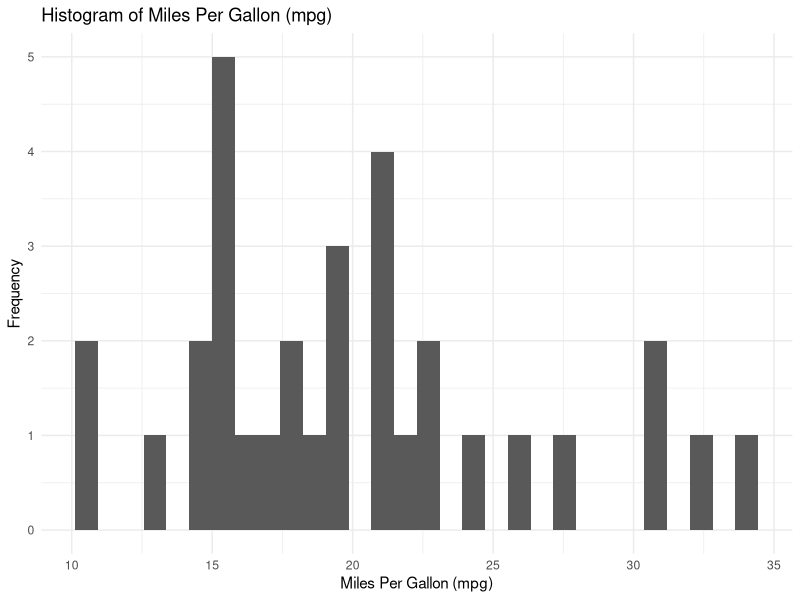
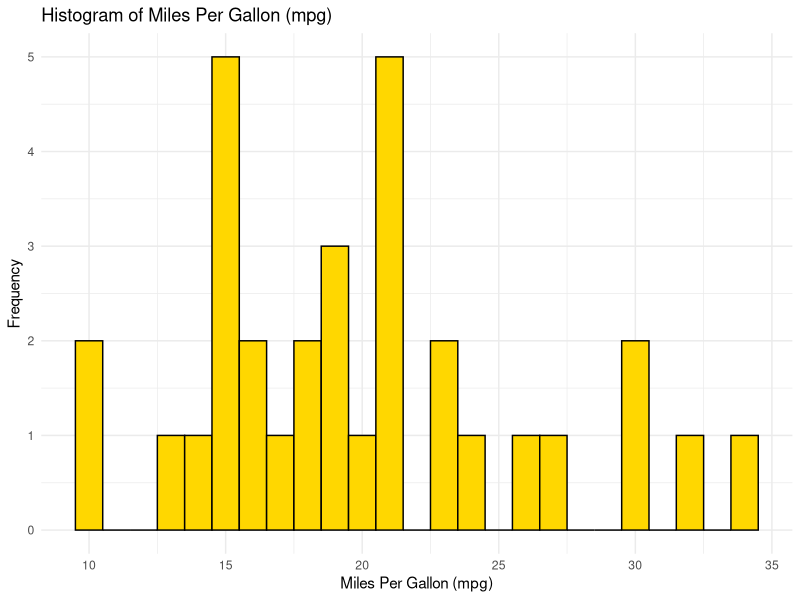
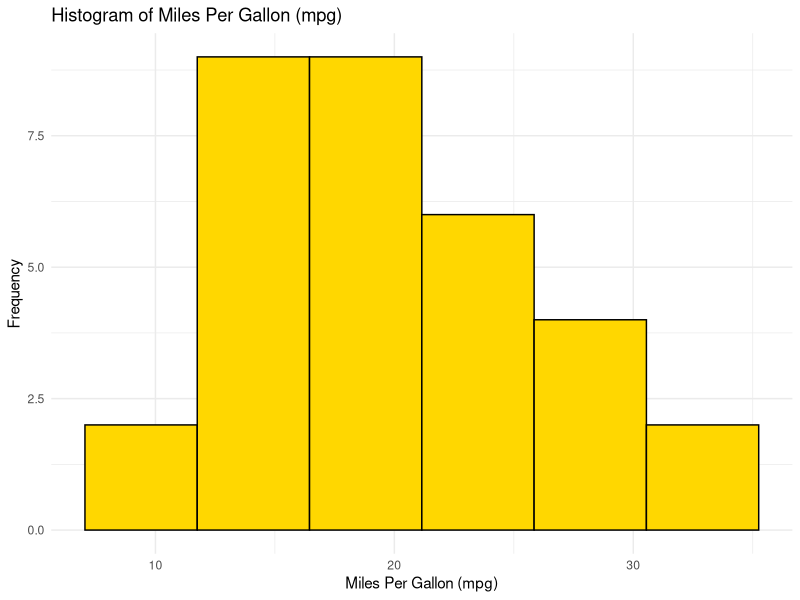
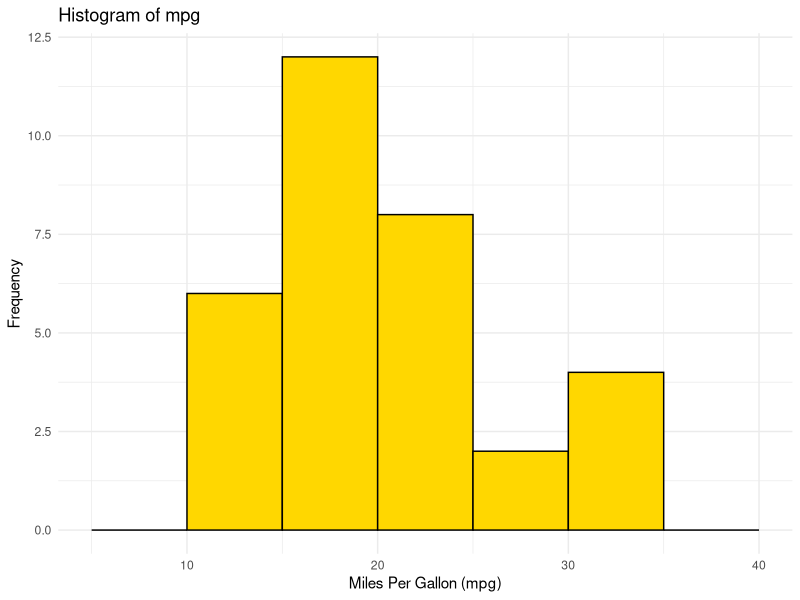
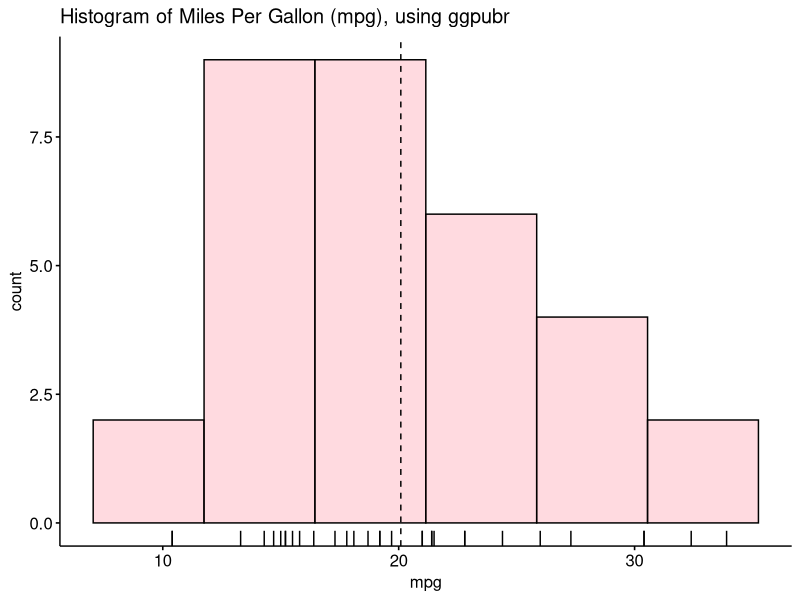
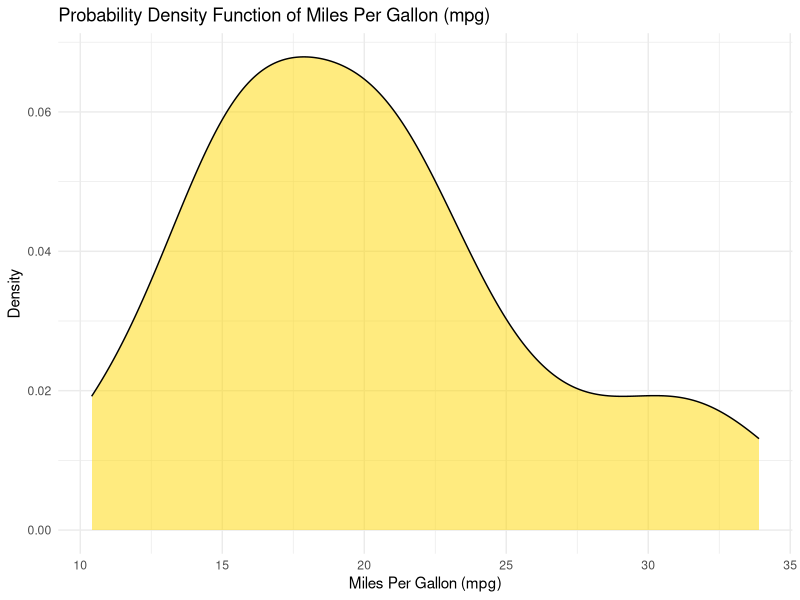
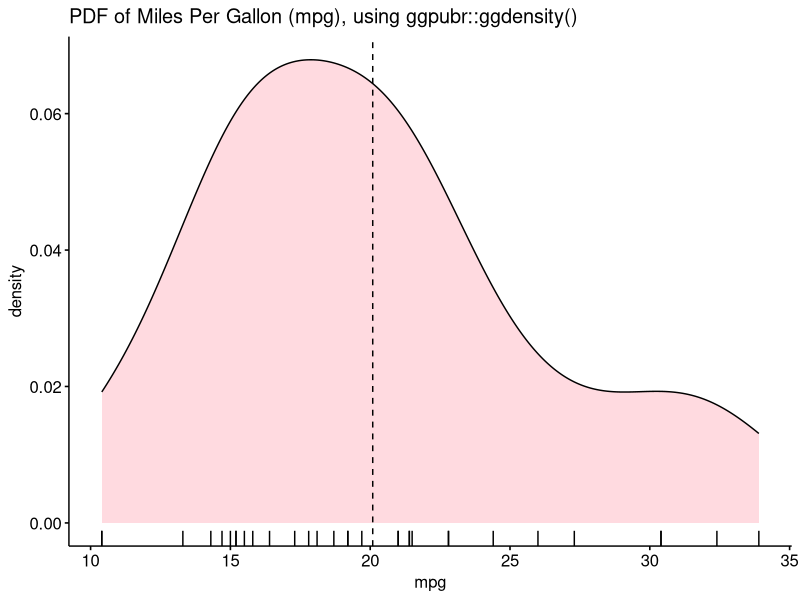
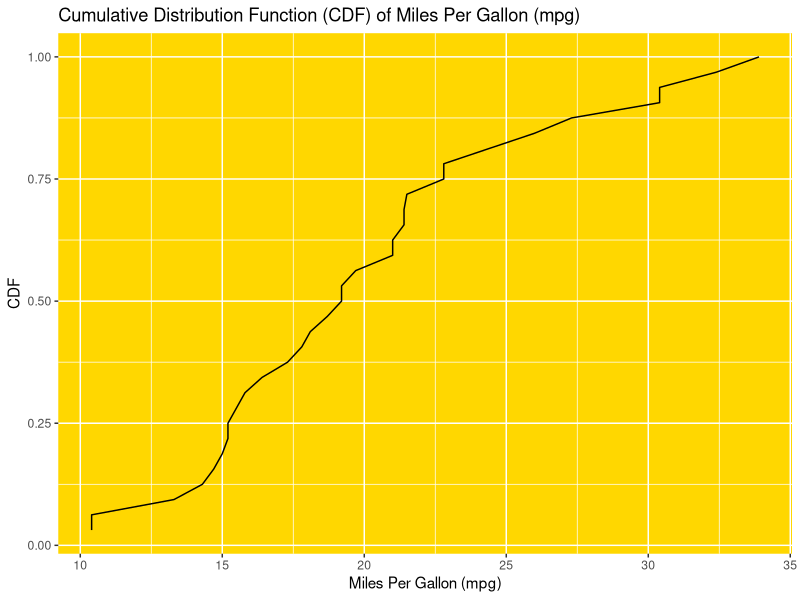

The R source for these figures, in order:
## ---- chunk 1
# Load the required libraries, suppressing annoying startup messages
library(tibble) 
suppressPackageStartupMessages(library(dplyr))
# Read the mtcars dataset into a tibble called tb
data(mtcars)
tb <- as_tibble(mtcars)
attach(tb)
# Convert several numeric columns into factor variables
tb$cyl <- as.factor(tb$cyl)
tb$vs <- as.factor(tb$vs)
tb$am <- as.factor(tb$am)
tb$gear <- as.factor(tb$gear)
## ---- chunk 2
library(dplyr)
library(ggthemes)
library(ggplot2)
## ---- chunk 3
ggplot(tb, 
       aes(x = mpg)) +
  geom_histogram() +
  theme_minimal() +
  labs(title = "Histogram of Miles Per Gallon (mpg)", x = "Miles Per Gallon (mpg)", y = "Frequency")

## ---- chunk 4
ggplot(tb, 
       aes(x = mpg)) +
  geom_histogram(binwidth = 1, 
                 fill = "gold", 
                 color = "black") +
  theme_minimal() +
  labs(title = "Histogram of Miles Per Gallon (mpg)", x = "Miles Per Gallon (mpg)", y = "Frequency")
## ---- chunk 5
ggplot(tb, 
       aes(x = mpg)) +
  geom_histogram(bins = 6, 
                 fill = "gold", 
                 color = "black") +
  theme_minimal() +
  labs(title = "Histogram of Miles Per Gallon (mpg)", x = "Miles Per Gallon (mpg)", y = "Frequency")

## ---- chunk 6
ggplot(tb, 
       aes(x = mpg)) +
  geom_histogram(breaks = seq(5, 40, by = 5), 
                 fill = "gold", 
                 color = "black") +
  theme_minimal() +
  labs(title = "Histogram of mpg", x = "Miles Per Gallon (mpg)", y = "Frequency")
## ---- chunk 7
library(ggpubr)
gghistogram(tb, 
            x = "mpg", 
            add = "mean", 
            bins = 6,
            rug = TRUE, 
            color = "black" ,
            fill = "lightpink",
            title = "Histogram of Miles Per Gallon (mpg), using ggpubr"
)
## ---- chunk 8
ggplot(tb, 
       aes(x = mpg)) +
  geom_density(fill = "gold", 
               alpha = 0.5) +
  theme_minimal() +
  labs(title = "Probability Density Function of Miles Per Gallon (mpg)", x = "Miles Per Gallon (mpg)", y = "Density")
## ---- chunk 9
library(ggpubr)
ggdensity(tb, 
            x = "mpg", 
            add = "mean", 
            rug = TRUE, 
            color = "black" ,
            fill = "lightpink",
            title = "PDF of Miles Per Gallon (mpg), using ggpubr::ggdensity()"
)
## ---- chunk 10
tb <- tb %>%
  arrange(mpg) %>%
  mutate(cdf = row_number() / n())
## ---- chunk 11
ggplot(tb, 
       aes(x = mpg, y = cdf)) +
  geom_line() +
  labs(x = "Miles Per Gallon (mpg)", y = "CDF", title = "Cumulative Distribution Function (CDF) of Miles Per Gallon (mpg)")+
  theme(panel.background = element_rect(fill = "gold")) 
## ---- chunk 12
ggplot(tb, 
       aes(y = mpg)) +
  geom_boxplot(fill = "gold") +
  theme_minimal() +
  labs(title = "Boxplot of Miles Per Gallon (mpg)", y = "Miles Per Gallon (mpg)")
## ---- chunk 13
library(ggpubr)
ggboxplot(tb, 
            y = "mpg", 
            rug = TRUE, 
            color = "black" ,
            fill = "lightpink",
            add = "jitter",
            title = "Boxplot of Miles Per Gallon (mpg), using ggpubr::ggboxplot()"
)
## ---- chunk 14
library(ggbeeswarm)
ggplot(tb, 
       aes(x = 1, y = mpg)) +
  geom_beeswarm() +
  theme_economist() +
  labs(title = "Bee Swarm plot of mpg", y = "Miles Per Gallon (mpg)")
## ---- chunk 15
ggplot(tb, 
       aes(x = "", y = mpg)) +
  geom_violin(fill = "gold") +
  labs(x = "", y = "Miles Per Gallon (mpg)", title = "Violin Plot of Miles Per Gallon (mpg)")
## ---- chunk 16
ggplot(tb, aes(x = "", y = mpg)) +
  geom_violin(fill = "gold") +
  geom_boxplot(fill = "blue", width = 0.2) +
  labs(x = "", y = "Miles Per Gallon (mpg)", title = "Violin Plot with Boxplot of Miles Per Gallon (mpg)")
## ---- chunk 17
library(ggpubr)
ggviolin(tb, 
            y = "mpg", 
            rug = TRUE, 
            color = "black" ,
            fill = "lightpink",
            add = "boxplot", add.params = list(fill = "white"),
            title = "Violin plot of Miles Per Gallon (mpg), using ggpubr::ggviolin()"
)
## ---- chunk 18
ggplot(tb, 
       aes(sample = mpg)) +
  stat_qq() +
  stat_qq_line() +
  labs(x = "Theoretical Quantiles", y = "Sample Quantiles", title = "Q-Q Plot of Miles Per Gallon (mpg)") +
  theme(panel.background = element_rect(fill = "gold")) 
